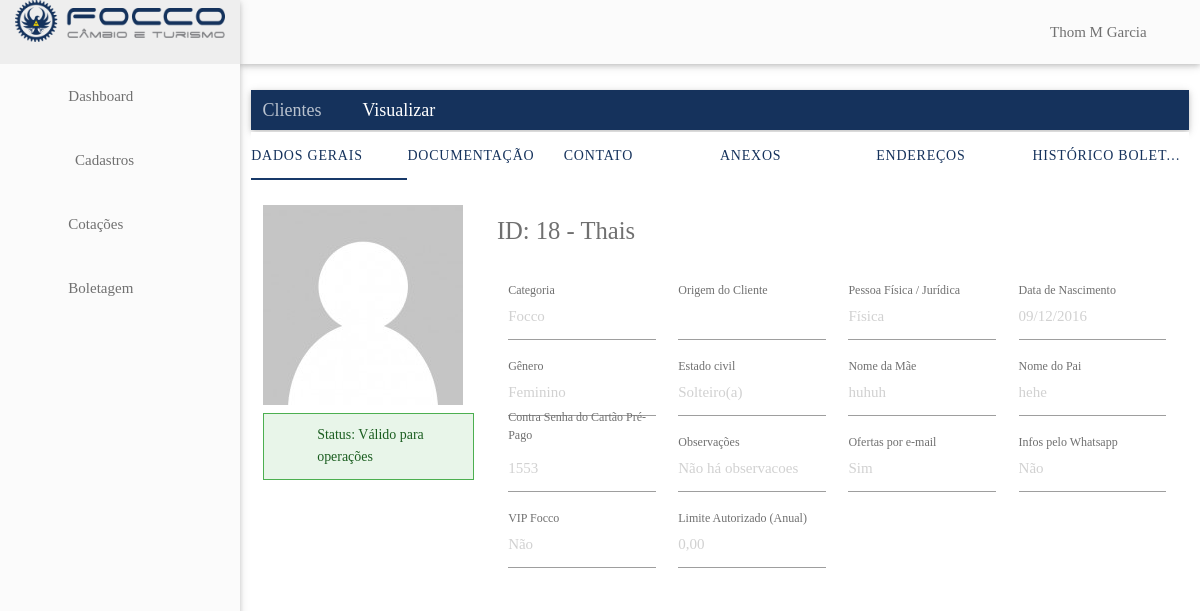
Page /dashboard/clientes/visualizar.php?clienteId=18 (signed in) on the committed database.
### tables this page shows
CREATE TABLE `clientes` (
  `id` int(11) NOT NULL,
  `categoria` int(11) DEFAULT NULL,
  `razaoSocial` varchar(255) DEFAULT NULL,
  `tipoPessoa` char(1) DEFAULT NULL,
  `cpfCnpj` varchar(14) DEFAULT NULL,
  `dataNascimentoAbertura` datetime DEFAULT NULL,
  `inscricaoMunicipal` varchar(50) DEFAULT NULL,
  `rgInscricaoEstadual` varchar(50) DEFAULT NULL,
  `rgOrgaoExpedidor` varchar(50) DEFAULT NULL,
  `rgDataExpedicao` datetime DEFAULT NULL,
  `sexo` char(1) DEFAULT NULL,
  `nacionalidade` varchar(100) DEFAULT NULL,
  `estadoCivil` int(11) DEFAULT NULL,
  `nomeConjuge` varchar(255) DEFAULT NULL,
  `dataNascimentoConjuge` datetime DEFAULT NULL,
  `nomeMae` varchar(255) DEFAULT NULL,
  `nomePai` varchar(255) DEFAULT NULL,
  `email` varchar(255) DEFAULT NULL,
  `telFixo` varchar(20) DEFAULT NULL,
  `telCelular` varchar(20) DEFAULT NULL,
  `contraSenha` varchar(255) DEFAULT NULL,
  `observacoes` varchar(1000) DEFAULT NULL,
  `ofertasPorEmail` bit(1) DEFAULT NULL,
  `infoWhatsapp` bit(1) DEFAULT NULL,
  `dataCadastro` datetime DEFAULT NULL,
  `dataModificacao` datetime DEFAULT NULL,
  `passaporte` varchar(25) DEFAULT NULL,
  `rgDni` varchar(50) DEFAULT NULL,
  `origem` int(11) DEFAULT NULL,
  `vip` bit(1) DEFAULT NULL,
  `limiteOperacionalDia` decimal(10,2) DEFAULT NULL,
  `limiteOperacionalAno` decimal(10,2) DEFAULT NULL,
  `ativo` bit(1) DEFAULT 1,
  `bloqueado` bit(1) DEFAULT 0,
  `motivoBloqueio` int(11) DEFAULT NULL,
  `ondeConheceu` int(11) DEFAULT NULL,
  `ondeSoube` varchar(255) DEFAULT NULL,
  `cnh` varchar(20) DEFAULT NULL,
  `cnhDataValidade` datetime DEFAULT NULL


);

### dashboard/clientes/visualizar.php (the view, shortened to what this page needs)
<?php
include "../core/database.php";
include "../includes/header.php";
$sql_query = sprintf("SELECT * FROM clientes WHERE id = %s", $_GET['clienteId']);
$result = mysqli_query($conn, $sql_query);
$rows = array();
while($row = mysqli_fetch_array($result)) $rows[] = $row;
foreach($rows as $r){
  $id = $r['id'];
  $categoria = $r['categoria'];
  $nome = $r['razaoSocial'];
  $tipo = $r['tipoPessoa'];
  $dataNascimentoAbertura = $r['dataNascimentoAbertura'];
  $sexo = $r['sexo'];
  $estadoCivil = $r['estadoCivil'];
  $nomeMae = $r['nomeMae'];
  $nomePai = $r['nomePai'];
  $contraSenha = $r['contraSenha'];
  $observacoes = $r['observacoes'];
  $ofertasPorEmail = $r['ofertasPorEmail'];
  $infoWhatsapp = $r['infoWhatsapp'];
  $vip = $r['vip'];
  $origem = $r['origem'];
  $limiteOperacionalAno = $r["limiteOperacionalAno"];
  $bloqueado = $r["bloqueado"];
}
switch ($categoria) {
  case 1:
  $categoria = "Focco";
  $docsObrigatorios = array('CPF');
  break;
}
$sql_query = "SELECT tipo FROM documentos WHERE clienteId = ". $r['id'];
$result = mysqli_query($conn, $sql_query);
$docs = array();
while($row = mysqli_fetch_array($result)) $docs[] = $row['tipo'];
$dif = array_diff($docsObrigatorios, $docs);
$statOk = false;
if (!$dif && !$bloqueado) $statOk = true;
?>
<main class="clients">
  <div class="row">
    <div class="col s12">
      <div class="spacing"></div>
      <nav class="bg-blue">
        <div class="nav-wrapper">
          <div class="col s12">
            <a href="/dashboard/clientes/" class="breadcrumb">Clientes</a>
            <a href="#!" class="breadcrumb">Visualizar</a>
          </div>
        </div>
      </nav>
      <ul class="tabs">
        <li class="tab col s3"><a class="active left-align" href="#general-data">Dados Gerais</a></li>
        <li class="tab col s3"><a class="left-align" href="#documents">Documentação</a></li>
        <li class="tab col s3"><a class="left-align" href="#contact">Contato</a></li>
        <li class="tab col s3"><a class="left-align" href="#documentsImages">Anexos</a></li>
        <li class="tab col s3"><a class="left-align" href="#resAddress">Endereços</a></li>
        <li class="tab col s3"><a class="left-align" href="#boletagemHistory">Histórico Boletagem</a></li>
      </ul>
      <div class="spacing"></div>
      <div id="general-data">
        <div class="col s3">
          <div class="profile-user">
            <div class="profile-img">
              <img class="materialboxed" src="../images/user_placeholder.png">
            </div>
            <ul class="collection">
              <li class="collection-item alert success <?php echo $statOk ? "" : "hide" ?>">
                <i class="material-icons left">&#xE5CA;</i>
                Status: Válido para operações
              </li>
            </ul>
          </div>
        </div>
        <div class="col s9">
          <h5>ID: <?php echo $id ?> - <?php echo $nome ?></h5>
          <div class="spacing"></div>
          <div class="line-fields">
            <div class="input-field col s3">
              <input placeholder="<?php echo $categoria ?>" id="cliente_categoria" type="text" readonly>
              <label for="cliente_categoria">Categoria</label>
            </div>
            <div class="input-field col s3">
              <input placeholder="<?php
              switch ($origem) {
                default: echo ""; break;
              }
              ?>" id="cliente_origem"  type="text" readonly>
              <label for="cliente_origem">Origem do Cliente</label>
            </div>
            <div class="input-field col s3">
              <input placeholder="<?php echo $tipo == 'F' ? "Física" : "Jurídica" ?>" id="cliente_tipo" type="text" readonly>
              <label for="cliente_tipo">Pessoa Física / Jurídica</label>
            </div>
            <div class="input-field col s3">
              <input placeholder="<?php echo date_format(new DateTime($dataNascimentoAbertura), 'd/m/Y'); ?>" id="cliente_dataNascimento" type="text" readonly>
              <label for="cliente_dataNascimento">Data de Nascimento</label>
            </div>
          </div>
          <div class="line-fields">
            <div class="input-field col s3">
              <input placeholder="<?php echo $sexo == 'M' ? "Masculino" : "Feminino" ?>" id="cliente_genero" type="text" readonly>
              <label for="cliente_genero">Gênero</label>
            </div>
            <div class="input-field col s3">
              <input placeholder="<?php
              switch ($estadoCivil) {
                case 1: echo "Solteiro(a)"; break;
              }
              ?>" id="cliente_estadoCivil" type="text" readonly>
              <label for="cliente_estadoCivil">Estado civil</label>
            </div>
          </div>
          <div class="line-fields">
            <div class="input-field col s3">
              <input placeholder="<?php echo $nomeMae ?>" id="cliente_mae" type="text" readonly>
              <label for="cliente_mae">Nome da Mãe</label>
            </div>
            <div class="input-field col s3">
              <input placeholder="<?php echo $nomePai ?>" id="cliente_pai" type="text" readonly>
              <label for="cliente_pai">Nome do Pai</label>
            </div>
          </div>
          <div class="input-field col s3">
            <input placeholder="<?php echo $contraSenha == '' ? "Não preenchida" : $contraSenha ?>" id="cliente_contraSenha" type="text" readonly>
            <label for="cliente_contraSenha">Contra Senha do Cartão Pré-Pago</label>
          </div>
          <div class="input-field col s3">
            <input placeholder="<?php echo $observacoes == '' ? "Não há observacoes" : $observacoes ?>" id="cliente_observacoes" type="text" readonly>
            <label for="cliente_observacoes">Observações</label>
          </div>
          <div class="line-fields">
            <div class="input-field col s3">
              <input placeholder="<?php echo $ofertasPorEmail == '1' ? "Sim" : "Não" ?>" id="cliente_offerMail" type="text" readonly>
              <label for="cliente_offerMail">Ofertas por e-mail</label>
            </div>
            <div class="input-field col s3">
              <input placeholder="<?php echo $infoWhatsapp == '1' ? "Sim" : "Não" ?>" id="cliente_whatsapp" type="text" readonly>
              <label for="cliente_whatsapp">Infos pelo Whatsapp</label>
            </div>
            <div class="input-field col s3">
              <input placeholder="<?php echo $vip == '1' ? "Sim" : "Não" ?>" id="cliente_vip" type="text" readonly>
              <label for="cliente_vip">VIP Focco</label>
            </div>
            <div class="input-field col s3">
              <input placeholder="<?php echo number_format($limiteOperacionalAno,2,",",".") ?>" id="cliente_limite" type="text" readonly>
              <label for="cliente_limite">Limite Autorizado (Anual)</label>
            </div>
          </div>
        </div>
      </div>
  </div>
</div>
</main>
<?php
include "../includes/footer.php";
?>

### dashboard/includes/header.php (style rules this page uses)
body { font-size: 0.93em; }

### rows in the picture
clientes: id "18", razaoSocial "Thais", categoria "Focco", dataNascimentoAbertura "09/12/2016", nomeMae "huhuh", nomePai "hehe", contraSenha "1553"

### other values in the picture
$_SESSION['currentUser']['nome'] "Thom M Garcia"
